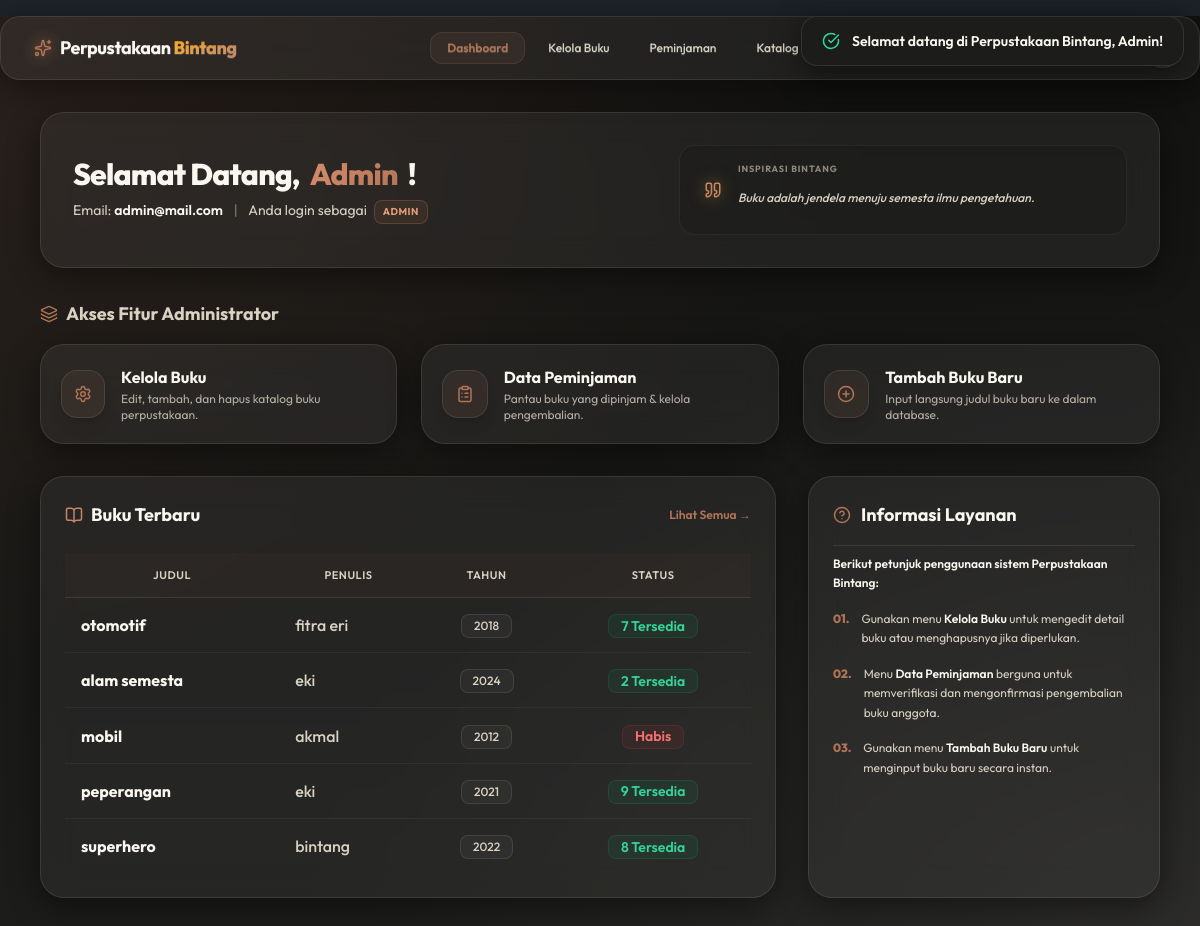
The app's page /dashboard.php (signed in) with its own data.
### tables this page shows
CREATE TABLE `buku` (
  `id` int(11) NOT NULL,
  `judul` varchar(200) NOT NULL,
  `penulis` varchar(100) NOT NULL,
  `penerbit` varchar(100) DEFAULT NULL,
  `tahun` int(11) DEFAULT NULL,
  `status` varchar(20) DEFAULT 'tersedia',
  `stok` int(11) DEFAULT 1,
  `created_at` timestamp NOT NULL DEFAULT current_timestamp()
);

### dashboard.php (the view, shortened to what this page needs)
<?php
include 'koneksi.php';
$role = $_SESSION['role'];
$nama = $_SESSION['nama'];
$email = $_SESSION['email'] ?? 'admin@mail.com';
$buku = mysqli_query($koneksi, "SELECT * FROM buku ORDER BY id DESC LIMIT 5");
?>
<!DOCTYPE html>
<html lang="id" data-theme="night">
<head>
    <link href="https://cdn.jsdelivr.net/npm/daisyui@5" rel="stylesheet" type="text/css" />
    <script src="https://cdn.jsdelivr.net/npm/@tailwindcss/browser@4"></script>
    <link rel="stylesheet" href="style.css">
</head>
<body class="min-h-screen pb-12">
    <?php if(isset($_SESSION['notif'])):
        $icon = $_SESSION['notif']['tipe'] === 'success' ? 'check-circle' : 'alert-triangle';
        $iconColor = $_SESSION['notif']['tipe'] === 'success' ? 'icon-success' : 'icon-error';
    ?>
    <div class="toast toast-top toast-end z-50 transition-all duration-300">
        <div class="alert toast-glass shadow-2xl flex items-center gap-3 py-3.5 px-5">
            <i data-lucide="<?= $icon ?>" class="<?= $iconColor ?>"></i>
            <span class="font-semibold text-sm text-primary-theme"><?= htmlspecialchars($_SESSION['notif']['pesan']) ?></span>
        </div>
    </div>
    <?php unset($_SESSION['notif']); endif; ?>
    <?php include 'navbar.php'; ?>
    <main class="container mx-auto px-4 mt-8 max-w-6xl">
        <div class="glass-card p-6 sm:p-8 shadow-xl mb-8 flex flex-col md:flex-row justify-between items-center gap-6">
            <div class="space-y-2 text-center md:text-left w-full md:w-auto">
                <h1 class="text-3xl font-extrabold tracking-tight flex items-center justify-center md:justify-start gap-2.5 text-primary-theme">
                    Selamat Datang, <span class="text-indigo-gradient font-black"><?= htmlspecialchars(ucfirst($nama)) ?></span>!
                </h1>
                <p class="text-secondary-theme text-sm">
                    Email: <span class="text-primary-theme font-semibold"><?= htmlspecialchars($email) ?></span> <span class="text-secondary-theme opacity-50 mx-2">|</span> Anda login sebagai <span class="badge <?= $role === 'admin' ? 'badge-glass-admin' : 'badge-glass-user' ?> uppercase px-2 py-1 ml-1"><?= strtoupper($role) ?></span>
                </p>
            </div>
            <div class="bg-black/10 border border-white/5 rounded-2xl px-6 py-4 max-w-md w-full shadow-inner flex items-center gap-4">
                <i data-lucide="quote" class="icon-gold filter drop-shadow-[0_0_8px_rgba(251,191,36,0.5)] w-6 h-6"></i>
                <div>
                    <p class="text-[9px] text-secondary-theme opacity-60 font-bold uppercase tracking-widest mb-0.5">Inspirasi Bintang</p>
                    <p class="text-xs font-medium italic text-secondary-theme min-h-[40px] flex items-center leading-relaxed" id="quoteText"></p>
                </div>
            </div>
        </div>
        <div class="mb-8">
            <h2 class="text-lg font-bold text-secondary-theme mb-4 flex items-center gap-2">
                <i data-lucide="layers" class="icon-indigo"></i>
                Akses Fitur <?= $role == 'admin' ? 'Administrator' : 'Anggota' ?>
            </h2>
            <div class="grid grid-cols-1 md:grid-cols-3 gap-6">
                <?php if($role == 'admin'): ?>
                    <a href="kelola_buku.php" class="glass-card glass-card-hover p-5 flex items-center gap-4 shadow-lg group">
                        <div class="w-12 h-12 rounded-2xl bg-[var(--accent-primary)]/10 text-[var(--accent-primary)] border border-[var(--glass-border)] flex items-center justify-center group-hover:scale-110 duration-300 shadow-lg">
                            <i data-lucide="settings" class="w-6 h-6"></i>
                        </div>
                        <div>
                            <h3 class="font-bold text-primary-theme group-hover:text-[var(--accent-primary)] transition-colors text-base">Kelola Buku</h3>
                            <p class="text-xs text-secondary-theme opacity-80 mt-0.5">Edit, tambah, dan hapus katalog buku perpustakaan.</p>
                        </div>
                    </a>
                    <a href="admin_pinjam.php" class="glass-card glass-card-hover p-5 flex items-center gap-4 shadow-lg group">
                        <div class="w-12 h-12 rounded-2xl bg-[var(--accent-primary)]/10 text-[var(--accent-primary)] border border-[var(--glass-border)] flex items-center justify-center group-hover:scale-110 duration-300 shadow-lg">
                            <i data-lucide="clipboard-list" class="w-6 h-6"></i>
                        </div>
                        <div>
                            <h3 class="font-bold text-primary-theme group-hover:text-[var(--accent-primary)] transition-colors text-base">Data Peminjaman</h3>
                            <p class="text-xs text-secondary-theme opacity-80 mt-0.5">Pantau buku yang dipinjam & kelola pengembalian.</p>
                        </div>
                    </a>
                    <a href="tambah_buku.php" class="glass-card glass-card-hover p-5 flex items-center gap-4 shadow-lg group">
                        <div class="w-12 h-12 rounded-2xl bg-[var(--accent-primary)]/10 text-[var(--accent-primary)] border border-[var(--glass-border)] flex items-center justify-center group-hover:scale-110 duration-300 shadow-lg">
                            <i data-lucide="plus-circle" class="w-6 h-6"></i>
                        </div>
                        <div>
                            <h3 class="font-bold text-primary-theme group-hover:text-[var(--accent-primary)] transition-colors text-base">Tambah Buku Baru</h3>
                            <p class="text-xs text-secondary-theme opacity-80 mt-0.5">Input langsung judul buku baru ke dalam database.</p>
                        </div>
                    </a>
                <?php endif; ?>
            </div>
        </div>
        <div class="grid grid-cols-1 lg:grid-cols-3 gap-8">
            <div class="lg:col-span-2 glass-card p-6 shadow-xl">
                <div class="flex justify-between items-center mb-6">
                    <h2 class="text-lg font-bold flex items-center gap-2 text-primary-theme">
                        <i data-lucide="book-open" class="icon-gold"></i>
                        Buku Terbaru
                    </h2>
                    <a href="daftar_buku.php" class="text-xs font-semibold text-[var(--accent-primary)] hover:text-[var(--accent-gold-glow)] transition-colors">Lihat Semua →</a>
                </div>
                <div class="overflow-x-auto w-full">
                    <table class="custom-table w-full">
                        <thead>
                            <tr>
                                <th>Judul</th>
                                <th>Penulis</th>
                                <th class="text-center">Tahun</th>
                                <th class="text-center">Status</th>
                            </tr>
                        </thead>
                        <tbody>
                            <?php if(mysqli_num_rows($buku) > 0): ?>
                                <?php while($b = mysqli_fetch_assoc($buku)):
                                    $udah_pinjam = 0;
                                ?>
                                <tr>
                                    <td class="font-bold text-primary-theme"><?= htmlspecialchars($b['judul']) ?></td>
                                    <td class="text-secondary-theme font-medium"><?= htmlspecialchars($b['penulis']) ?></td>
                                    <td class="text-center"><span class="badge badge-premium-ghost py-2 px-3 text-xs"><?= $b['tahun'] ?></span></td>
                                    <td class="text-center">
                                        <?php if($udah_pinjam > 0): ?>
                                            <span class="badge badge-glass-info py-2.5 px-3">Dipinjam</span>
                                        <?php elseif($b['stok'] > 0): ?>
                                            <span class="badge badge-glass-success py-2.5 px-3"><?= $b['stok'] ?> Tersedia</span>
                                        <?php else: ?>
                                            <span class="badge badge-glass-error py-2.5 px-3">Habis</span>
                                        <?php endif; ?>
                                    </td>
                                </tr>
                                <?php endwhile; ?>
                            <?php endif; ?>
                        </tbody>
                    </table>
                </div>
            </div>
            <div class="glass-card p-6 shadow-xl space-y-4">
                <h3 class="text-lg font-bold flex items-center gap-2.5 text-primary-theme">
                    <i data-lucide="help-circle" class="icon-indigo"></i>
                    Informasi Layanan
                </h3>
                <div class="border-t border-[var(--glass-border)] my-2"></div>
                <div class="space-y-4 text-xs text-secondary-theme leading-relaxed">
                    <p class="font-semibold text-primary-theme">Berikut petunjuk penggunaan sistem Perpustakaan Bintang:</p>
                    <?php if($role == 'admin'): ?>
                        <div class="flex gap-3 items-start">
                            <span class="text-[var(--accent-primary)] font-extrabold">01.</span>
                            <p>Gunakan menu <span class="font-semibold text-primary-theme">Kelola Buku</span> untuk mengedit detail buku atau menghapusnya jika diperlukan.</p>
                        </div>
                        <div class="flex gap-3 items-start">
                            <span class="text-[var(--accent-primary)] font-extrabold">02.</span>
                            <p>Menu <span class="font-semibold text-primary-theme">Data Peminjaman</span> berguna untuk memverifikasi dan mengonfirmasi pengembalian buku anggota.</p>
                        </div>
                        <div class="flex gap-3 items-start">
                            <span class="text-[var(--accent-primary)] font-extrabold">03.</span>
                            <p>Gunakan menu <span class="font-semibold text-primary-theme">Tambah Buku Baru</span> untuk menginput buku baru secara instan.</p>
                        </div>
                    <?php endif; ?>
                </div>
            </div>
        </div>
    </main>
</body>
</html>

### style.css (style rules this page uses)
:root, [data-theme="dark"] { --bg-dark: #121211; --bg-dark-glow: #1c1c1a; --bg-body-radial-1: rgba(177, 116, 87, 0.15); --bg-body-radial-2: rgba(74, 73, 71, 0.35); --accent-gold: #B17457; --accent-gold-glow: #c78668; --accent-indigo: #B17457; --accent-indigo-hover: #9c6246; --accent-primary: #B17457; --accent-secondary: #D8D2C2; --text-primary: #F9F7F0; --text-secondary: #D8D2C2; --text-muted: #8E8D8A; --glass-bg: rgba(74, 73, 71, 0.25); --glass-border: rgba(216, 210, 194, 0.12); --glass-border-focus: rgba(177, 116, 87, 0.4); --glass-shadow: 0 8px 32px 0 rgba(0, 0, 0, 0.45); --status-success-bg: rgba(16, 185, 129, 0.08); --status-success-text: #34d399; --status-success-border: rgba(16, 185, 129, 0.15); --status-error-bg: rgba(239, 68, 68, 0.08); --status-error-text: #f87171; --status-error-border: rgba(239, 68, 68, 0.15); --accent-danger: #f87171; --accent-danger-bg: rgba(239, 68, 68, 0.1); --accent-danger-border: rgba(239, 68, 68, 0.2); --status-info-bg: rgba(59, 130, 246, 0.08); --status-info-text: #60a5fa; --status-info-border: rgba(59, 130, 246, 0.15); }
body { font-family: 'Outfit', sans-serif !important; background-color: var(--bg-dark) !important; background-image: radial-gradient(at 0% 0%, var(--bg-body-radial-1) 0, transparent 50%), radial-gradient(at 100% 100%, var(--bg-body-radial-2) 0, transparent 50%), linear-gradient(180deg, var(--bg-dark) 0%, var(--bg-dark-glow) 100%) !important; background-attachment: fixed !important; background-size: cover !important; color: var(--text-primary) !important; min-height: 100vh; transition: background-color 0.3s ease, color 0.3s ease, background-image 0.3s ease !important; }
.glass-card { background: var(--glass-bg) !important; backdrop-filter: blur(16px) !important; -webkit-backdrop-filter: blur(16px) !important; border: 1px solid var(--glass-border) !important; box-shadow: var(--glass-shadow) !important; border-radius: 24px !important; transition: all 0.3s cubic-bezier(0.4, 0, 0.2, 1) !important; }
.glass-card-hover { transition: all 0.3s cubic-bezier(0.4, 0, 0.2, 1) !important; }
.text-clay-gradient, .text-indigo-gradient { background: linear-gradient(135deg, #d98d6c 0%, var(--accent-primary) 100%) !important; -webkit-background-clip: text !important; -webkit-text-fill-color: transparent !important; font-weight: 800 !important; }
.badge-glass-admin { background: rgba(177, 116, 87, 0.12) !important; color: #e59c7a !important; border: 1px solid rgba(177, 116, 87, 0.3) !important; font-size: 10px !important; font-weight: 700 !important; letter-spacing: 0.05em !important; }
.badge-glass-success { background: var(--status-success-bg) !important; color: var(--status-success-text) !important; border: 1px solid var(--status-success-border) !important; font-weight: 600 !important; }
.badge-glass-error { background: var(--status-error-bg) !important; color: var(--status-error-text) !important; border: 1px solid var(--status-error-border) !important; font-weight: 600 !important; }
.custom-table { width: 100%; border-collapse: collapse; }
.custom-table th { background: rgba(177, 116, 87, 0.04) !important; color: var(--text-secondary) !important; font-weight: 600 !important; text-transform: uppercase; font-size: 11px; letter-spacing: 0.05em; padding: 14px 16px !important; border-bottom: 1px solid var(--glass-border) !important; }
.custom-table td { padding: 14px 16px !important; border-bottom: 1px solid rgba(216, 210, 194, 0.06) !important; color: var(--text-primary); }
.custom-table tr:last-child td { border-bottom: none !important; }
.toast-glass { background: var(--bg-dark-glow) !important; backdrop-filter: blur(12px) !important; border: 1px solid var(--glass-border) !important; box-shadow: var(--glass-shadow) !important; border-radius: 16px !important; }
.lucide { display: inline-block; stroke-width: 2px; width: 18px; height: 18px; color: currentColor; vertical-align: middle; }
.icon-indigo { color: var(--accent-primary) !important; }
.icon-gold { color: var(--accent-gold-glow) !important; }
.icon-success { color: var(--status-success-text) !important; }
.text-primary-theme { color: var(--text-primary) !important; }
.text-secondary-theme { color: var(--text-secondary) !important; }
.badge-premium-ghost { background: rgba(142, 141, 138, 0.08) !important; border: 1px solid var(--glass-border) !important; color: var(--text-secondary) !important; font-weight: 500; }

### records on screen
buku: judul "otomotif", penulis "fitra eri", tahun "2018", stok "7"
buku: judul "alam semesta", penulis "eki", tahun "2024", stok "2"
buku: judul "mobil", penulis "akmal", tahun "2012", stok "Habis"
buku: judul "peperangan", penulis "eki", tahun "2021", stok "9"
buku: judul "superhero", penulis "bintang", tahun "2022", stok "8"

### other values on screen
$_SESSION['notif']['pesan'] "Selamat datang di Perpustakaan Bintang, Admin!"
$nama "Admin"
$email "admin@mail.com"
$role "ADMIN"
